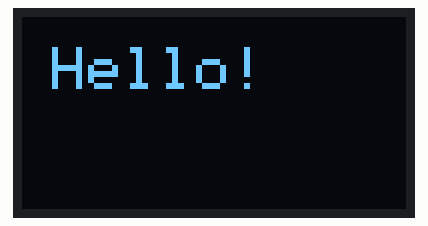
A sketch run on a simulated ESP32. On the bench: 128×64 one-colour display.

Above: at 0.1 s.

The sketch:

Test_1.ino
```cpp
#include <Wire.h>
#include <Adafruit_GFX.h>
#include <Adafruit_SSD1306.h>

#define SCREEN_WIDTH 128
#define SCREEN_HEIGHT 64

Adafruit_SSD1306 display(SCREEN_WIDTH, SCREEN_HEIGHT, &Wire, -1);

void setup() {
  Wire.begin(21, 22); // SDA, SCL for ESP32
  display.begin(SSD1306_SWITCHCAPVCC, 0x3C);
  display.clearDisplay();
  display.setTextSize(2);
  display.setTextColor(SSD1306_WHITE);
  display.setCursor(10, 10);
  display.println("Hello!");
  display.display();
}

void loop() {
}
```
